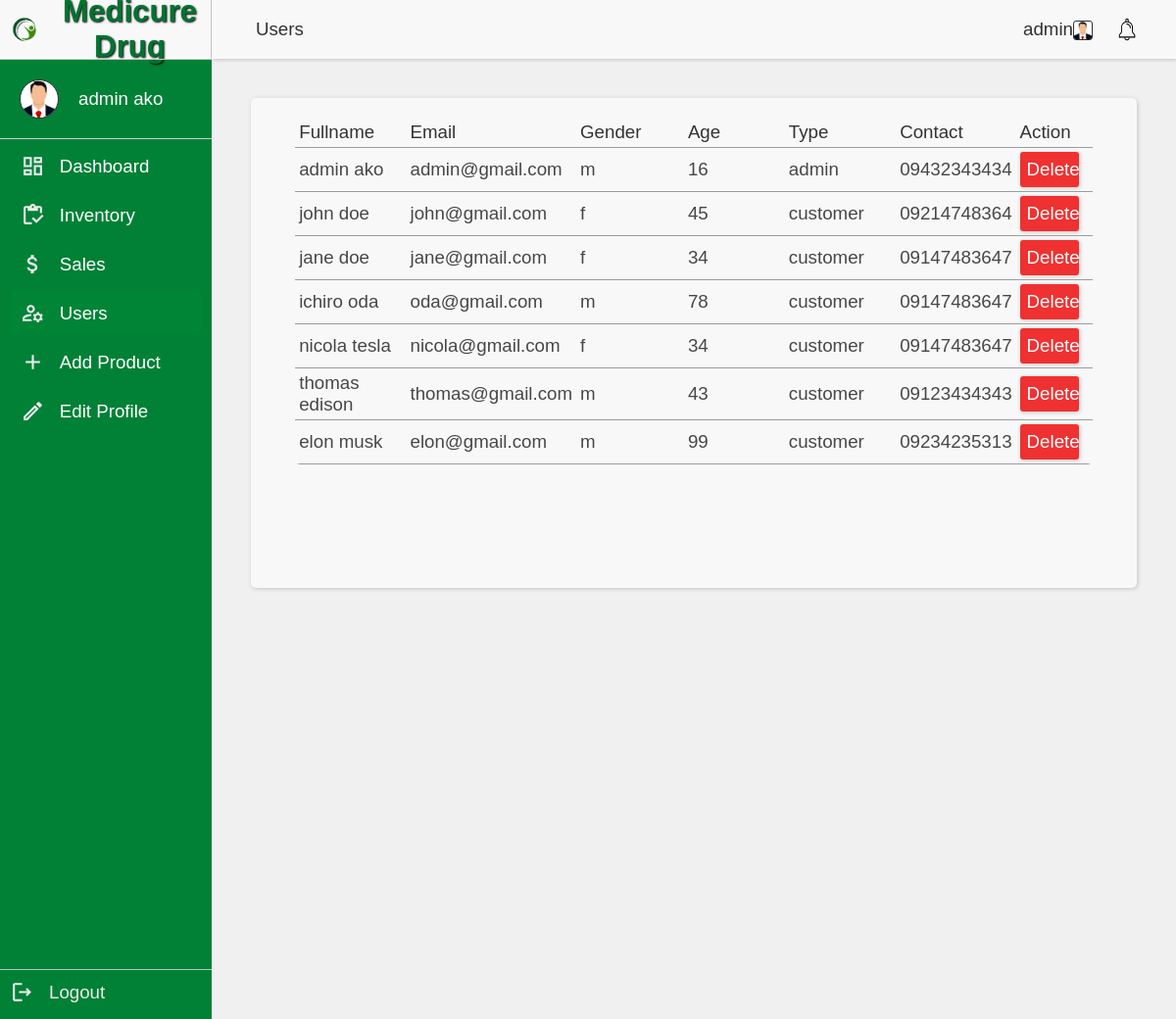
The app's page /pages/admin_pages/manageAccount.php (signed in) with its own data.
### tables this page shows
CREATE TABLE `signup` (
  `userId` int(11) NOT NULL,
  `userProfile` varchar(255) NOT NULL,
  `firstName` varchar(100) NOT NULL,
  `lastName` varchar(100) NOT NULL,
  `email` varchar(255) NOT NULL,
  `password` varchar(255) NOT NULL,
  `gender` enum('f','m','o') NOT NULL,
  `age` int(11) NOT NULL,
  `contact` bigint(11) NOT NULL,
  `role` varchar(100) NOT NULL
);

### pages/admin_pages/manageAccount.php (the view, shortened to what this page needs)
<?php
include '../connect.php';
$sql = "SELECT * FROM `signUp`;";
$result = mysqli_query($conn, $sql);
$userProf = $_SESSION['user'];
$sql6 = "SELECT * FROM signup WHERE email = '$userProf'";
$result6 = mysqli_query($conn, $sql6);
$userProfile = mysqli_num_rows($result6);
$row6 = mysqli_fetch_assoc($result6);
if (isset($_SESSION["user"])) {
   $user = $_SESSION['user'];
   $sql4 = "SELECT * FROM signUp WHERE email = '$user'";
   $result4 = mysqli_query($conn, $sql4);
   $row4 = mysqli_fetch_assoc($result4);
   $userProfile = $row4['userProfile'];
}
?>
<!DOCTYPE html>
<html lang="en">
<head>
   <link rel='stylesheet' href='https://cdn-uicons.flaticon.com/uicons-regular-rounded/css/uicons-regular-rounded.css'>
   <link rel="stylesheet" href="../../style/navbar.css" />
   <link rel="stylesheet" href="../../style/sidenav.css">
   <link rel="stylesheet" href="../../style/manageAccount.css" />
</head>
<body>
   <div class="admin-box">
      <div class="brand">
         <img src="../../images/sample logo.png" alt="no image" />
         <a href="../../index.php">Medicure Drug</a>
      </div>
      <div class="profile-pic">
         <img src="<?php echo '../../profile/' . $row6['userProfile']; ?>" alt='<?php echo "profile"; ?>' class="user-image">
         <div>
            <?php echo $_SESSION['firstname'] . ' ' . $_SESSION['lastname']; ?>
         </div>
      </div>
      <a href="../profile.php" class="box dashboard">
         <div><img src="../../assets/dashboard.svg" alt="dashboard" width="25px"></div>
         <div> Dashboard</div>
      </a>
      <a href="./inventory.php" class="box stock">
         <div><img src="../../assets/inventory.svg" alt="dashboard" width="25px"></div>
         <div>Inventory</div>
      </a>
      <a href="./sales.php" class="box sales">
         <div><img src="../../assets/sales.svg" alt="dashboard" width="25px"></div>
         <div>Sales</div>
      </a>
      <a href="./manageAccount.php" class="box manage-account">
         <div><img src="../../assets/manageUsers.svg" alt="dashboard" width="25px"></div>
         <div>Users</div>
      </a>
      <a href="./addMedicine.php" class="box add-medicine">
         <div><img src="../../assets/addProduct.svg" alt="dashboard" width="25px"></div>
         <div>Add Product</div>
      </a>
      <a href="../editProfile.php" class="box edit-profile">
         <div><img src="../../assets/editProfile.svg" alt="dashboard" width="25px"></div>
         <div>Edit Profile</div>
      </a>
      <a href="../logout.php" class="box logout">
         <div><img src="../../assets/logout.svg" alt="dashboard" width="25px"></div>
         <div>Logout</div>
      </a>
   </div>
   <div class="content-container">
      <nav>
         <div class="head-title">Users</div>
         <ul>
            <li><a href="../profile.php"><?php echo $_SESSION['firstname']; ?><img src='../../profile/<?php echo $userProfile ?>' alt='User Profile' class='user-profile' /></a></li>
            <li>
                    <div class="notif">
                        <img src="../../assets/notif.svg" alt="home" width="20px" id="notifShow" onclick="loadDoc()">
    </div>
    </li>
   </ul>
   </nav>
   <div class="manage-account-content">
      <div class="table-container">
         <table>
            <tr>
               <th>Fullname</th>
               <th>Email</th>
               <th>Gender</th>
               <th>Age</th>
               <th>Type</th>
               <th>Contact</th>
               <th>Action</th>
            </tr>
            <?php if (mysqli_num_rows($result) > 0) : ?>
               <?php while ($rows = mysqli_fetch_assoc($result)) : ?>
                  <tr>
                     <td>
                        <?php echo $rows["firstName"] . " " . $rows["lastName"]; ?>
                     </td>
                     <td>
                        <?php echo $rows["email"]; ?>
                     </td>
                     <td>
                        <?php echo $rows["gender"]; ?>
                     </td>
                     <td>
                        <?php echo $rows["age"]; ?>
                     </td>
                     <td>
                        <?php echo $rows["role"]; ?>
                     </td>
                     <td>
                        <?php echo '0' . $rows["contact"]; ?>
                     </td>
                     <td>
                        <a href="./delete_user.php?deleteId=<?php echo $rows['userId']; ?>" class="btn btn-danger btn-sm">Delete</a>
                     </td>
                  </tr>
               <?php endwhile; ?>
            <?php endif; ?>
         </table>
      </div>
   </div>
   </div>
</body>
</html>

### style/navbar.css (style rules this page uses)
:root { --primary-color: #018136; --primarys-color: #4ac29025; --black-color: #000; --white-color: #f0f0f0; --bg-shadow: #686868; }
* { font-size: 1.8vh; font-family: "Franklin Gothic Medium", "Arial Narrow", Arial, sans-serif; font-weight: 100; }
.user-profile { width: 20px !important; vertical-align: middle !important; background-color: #fff !important; border-radius: 3px !important; border: 1px solid #313131 !important; }
nav { cursor: pointer; height: 60px; display: flex; flex-wrap: wrap; justify-content: space-around; align-items: center; background-color: transparent; box-shadow: 0px 0px 4px var(--bg-shadow); width: 100%; }
nav ul { width: 28%; height: 40px; display: flex; align-items: center; justify-content: center; gap: 25px; }
nav ul li { list-style: none; text-decoration: none; color: var(--white-color); transition: 0.3s ease; position: relative; }
nav ul li a { color: #313131; text-decoration: none; border-radius: 3px; }
nav ul li::after { content: ""; width: 100%; height: 1px; background: var(--primary-color); position: absolute; bottom: -4px; left: 0; transform: scaleX(0); transform-origin: left; transition: 0.3s ease-in-out; }

### style/sidenav.css (style rules this page uses)
:root { --primary-color: #007430; --black-color: #000; --white-color: #fff; --bg-shadow: #6d6d6d; }
* { font-size: 1.8vh; }
.content-container { width: 82%; height: 100vh; }
body { background-color: #f0f0f0; }
nav { width: 100%; background-color: #f8f8f8 !important; align-items: center; justify-content: space-between !important; margin-inline: auto; padding-inline: 40px; color: #313131; box-shadow: 1px 1px 4px #c3c3c3 !important; }
nav ul { height: 0; width: auto !important; align-items: center; }
nav ul li a { color: #313131 !important; }
.brand { display: flex; align-items: center; width: 100%; height: 60px; border-right: 1px solid #c3c3c3; background-color: #f8f8f8; }
.brand img { width: 50px; }
.brand a { color: var(--primary-color); text-shadow: 1px 1px 2px var(--black-color); text-decoration: none; font-size: 3vh; font-weight: bold; text-align: center; }
.admin-box { position: relative; display: flex; flex-direction: column; align-items: center; width: 18%; height: 100vh; color: #fff !important; background-color: #018136; font-size: 2vh; }
.profile-pic { display: flex; align-items: center; width: 100%; font-size: 2vh !important; gap: 20px; margin-bottom: 5px; border-block: 1px solid #ccc; color: inherit; padding: 20px; }
.profile-pic .user-image { width: 40px; border-radius: 50%; border: #313131 solid 1px; background-color: #fff; }
.admin-box .box { display: flex; text-align: center; width: 90%; align-items: center; padding: 10px; text-decoration: none; color: inherit; margin-bottom: 5px; gap: 15px; }
.admin-box .box:last-child { border-top: #c3c3c3 1px solid; position: absolute; bottom: 0; color: #ebebeb; width: 100%; }
.user-profile { width: 20px; vertical-align: middle; border: 1px solid #303030; border-radius: 5px; }
img { vertical-align: middle; }
.notif { position: relative; cursor: pointer; }
.head-title { color: #313131 !important; }
table { border-collapse: collapse; width: 90%; color: var(--text-color); cursor: pointer; border-radius: 5px; overflow: hidden; font-size: 2vh; margin-inline: auto; }
table th { padding-top: 12px; padding-bottom: 12px; text-align: left; color: #333; }
table td, table th { border-bottom: 1px solid #9c9c9c; padding: 4px; margin-inline:auto; width: 15%; }
div.table-container { background-color: #f8f8f8; box-shadow: 1px 1px 4px #c3c3c3 !important; border-radius: 5px; padding: 20px 0px; height: 500px; overflow-y: scroll; }

### style/manageAccount.css (style rules this page uses)
:root { --primary-color: #007430; --text-color: #474747; --black-color: #000; --white-color: #fff; --bg-shadow: 1px 1px 6px #6d6d6d; }
* { font-family: "Franklin Gothic Medium", "Arial Narrow", Arial, sans-serif; box-sizing: border-box; margin: 0; padding: 0; }
body, html { width: 100%; height: 100vh; display: flex; overflow: hidden; }
.admin-box .manage-account { background-color: #008537; border-radius: 5px; }
.manage-account-content { padding: 40px 40px; width: 100%; height: 100vh; }
.notif { position: relative; cursor: pointer; }
.head-title { padding: 5px; }

### style/button.css (style rules this page uses)
.btn-danger { width: 60px !important; outline: none; border: none; text-decoration: none; color: #fff; padding: 7px !important; display: inline-block; border-radius: 3px; cursor: pointer; background: #f03131; text-align: center; box-shadow: 1px 1px 4px #c3c3c3; }

### records on screen
signup: userProfile (picture), firstName "admin", lastName "ako", email "admin@gmail.com", gender "m", age "16", role "admin", contact "9432343434"
signup: firstName "john", lastName "doe", email "john@gmail.com", gender "f", age "45", role "customer", contact "9214748364"
signup: firstName "jane", lastName "doe", email "jane@gmail.com", gender "f", age "34", role "customer", contact "9147483647"
signup: firstName "ichiro", lastName "oda", email "oda@gmail.com", gender "m", age "78", role "customer", contact "9147483647"
signup: firstName "nicola", lastName "tesla", email "nicola@gmail.com", gender "f", age "34", role "customer", contact "9147483647"
signup: firstName "thomas", lastName "edison", email "thomas@gmail.com", gender "m", age "43", role "customer", contact "9123434343"
signup: firstName "elon", lastName "musk", email "elon@gmail.com", gender "m", age "99", role "customer", contact "9234235313"

### other values on screen
$_SESSION['firstname'] "admin"
$_SESSION['lastname'] "ako"
